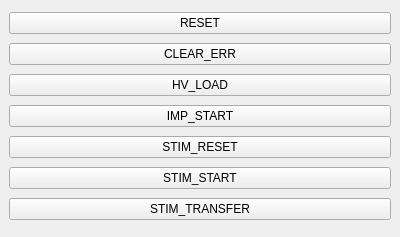
<?xml version="1.0" encoding="UTF-8"?>
<ui version="4.0">
 <class>nmicCommand</class>
 <widget class="QDockWidget" name="nmicCommand">
  <property name="geometry">
   <rect>
    <x>0</x>
    <y>0</y>
    <width>400</width>
    <height>237</height>
   </rect>
  </property>
  <property name="sizePolicy">
   <sizepolicy hsizetype="Preferred" vsizetype="Fixed">
    <horstretch>0</horstretch>
    <verstretch>0</verstretch>
   </sizepolicy>
  </property>
  <property name="maximumSize">
   <size>
    <width>524287</width>
    <height>237</height>
   </size>
  </property>
  <property name="windowTitle">
   <string>Commands</string>
  </property>
  <widget class="QWidget" name="dockWidgetContents">
   <layout class="QGridLayout" name="gridLayout">
    <item row="7" column="0">
     <widget class="QPushButton" name="stim_transfer">
      <property name="text">
       <string>STIM_TRANSFER</string>
      </property>
     </widget>
    </item>
    <item row="6" column="0">
     <widget class="QPushButton" name="stim_start">
      <property name="text">
       <string>STIM_START</string>
      </property>
     </widget>
    </item>
    <item row="0" column="0">
     <widget class="QPushButton" name="reset">
      <property name="text">
       <string>RESET</string>
      </property>
     </widget>
    </item>
    <item row="2" column="0">
     <widget class="QPushButton" name="hv_load">
      <property name="text">
       <string>HV_LOAD</string>
      </property>
     </widget>
    </item>
    <item row="3" column="0">
     <widget class="QPushButton" name="imp_start">
      <property name="text">
       <string>IMP_START</string>
      </property>
     </widget>
    </item>
    <item row="1" column="0">
     <widget class="QPushButton" name="clear_err">
      <property name="text">
       <string>CLEAR_ERR</string>
      </property>
     </widget>
    </item>
    <item row="4" column="0">
     <widget class="QPushButton" name="stim_reset">
      <property name="text">
       <string>STIM_RESET</string>
      </property>
     </widget>
    </item>
   </layout>
  </widget>
 </widget>
 <resources/>
 <connections/>
</ui>
